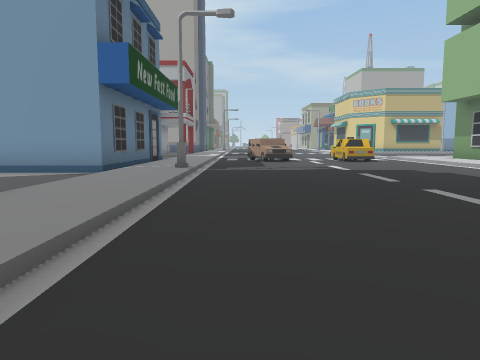
view 1 (above)

24 first-person views from a walk through a 3-D level made in the Unity game engine. The camera is 1.2 m above the floor, tilts 6° down and sees 70° across. The floor is counted in squares, 2 m on a side. Each view is taken from the middle of a square. On the plan, view 1 faces up. The plan holds only what a view shows up to about 10 squares ahead; the rest is blank. The place goes on beyond the plan. Some animated figures are left out.

view 2
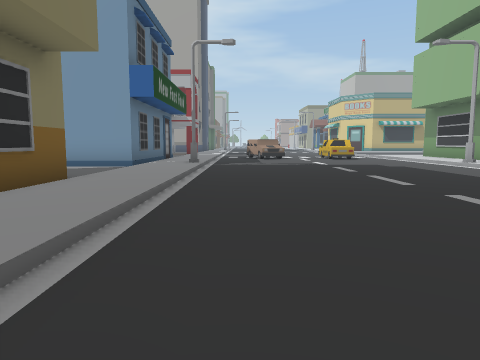

view 3
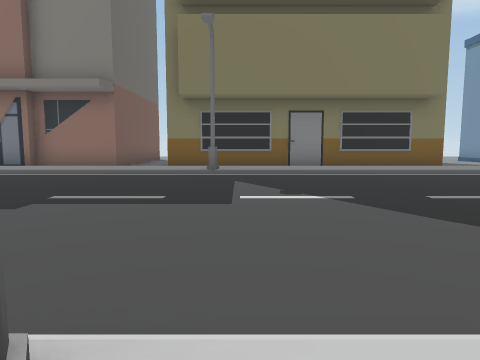

view 4
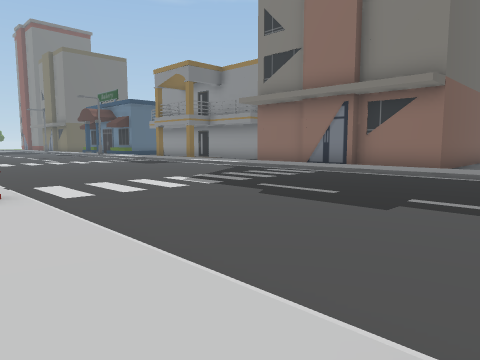

view 5
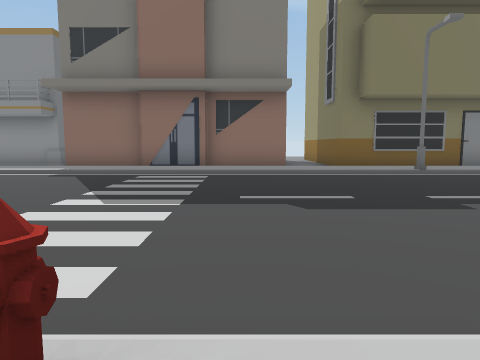

view 6
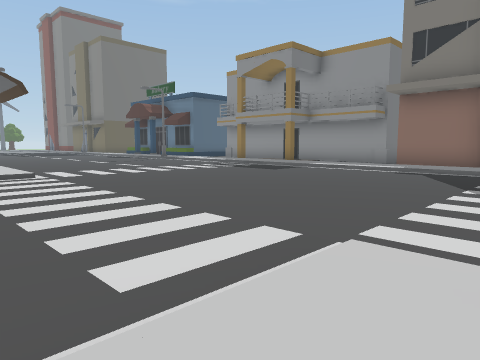

view 7
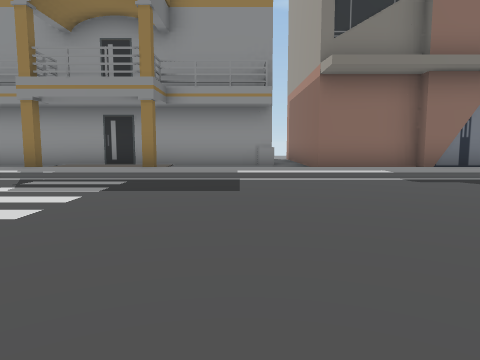

view 8
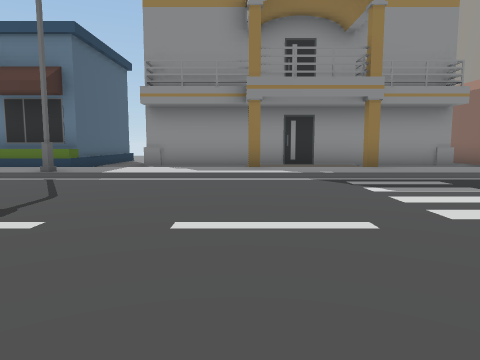

view 9
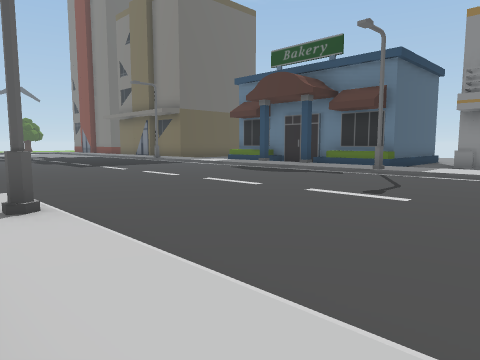

view 10
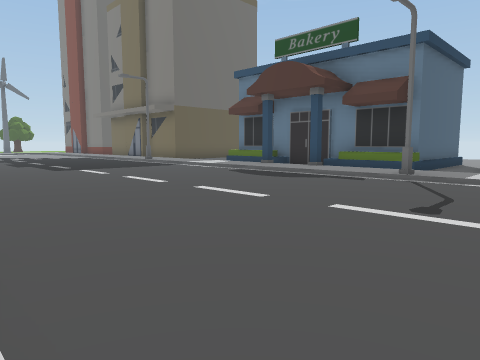

view 11
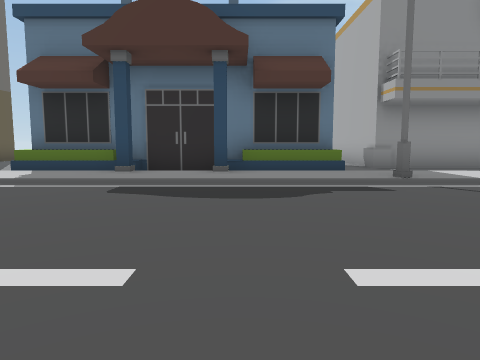

view 12
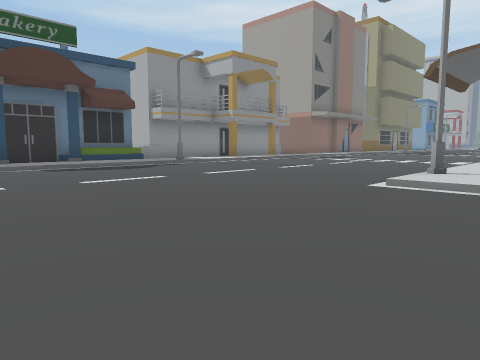

view 13
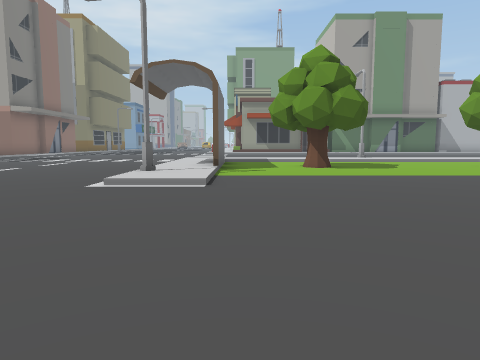

view 14
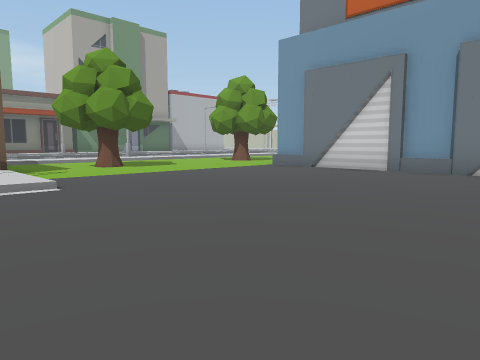

view 15
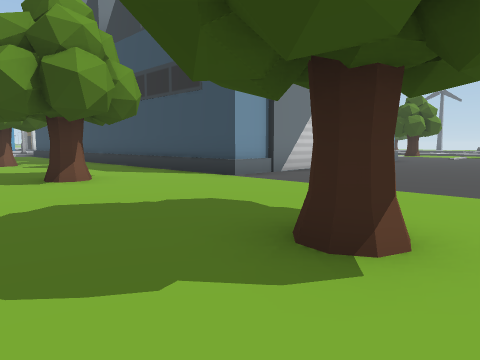

view 16
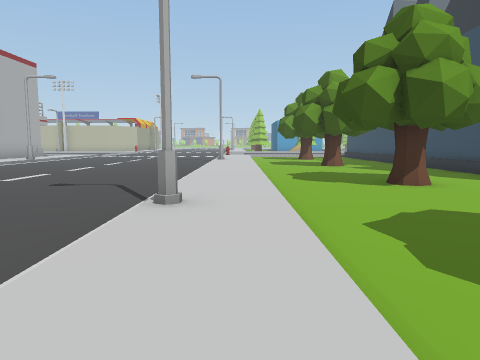

view 17
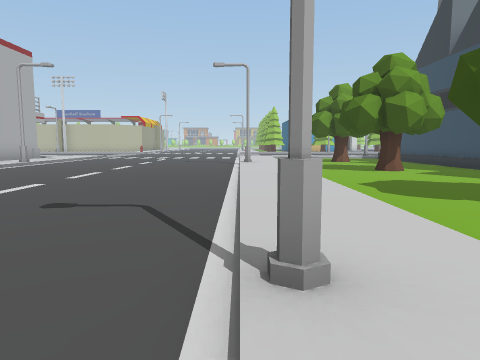

view 18
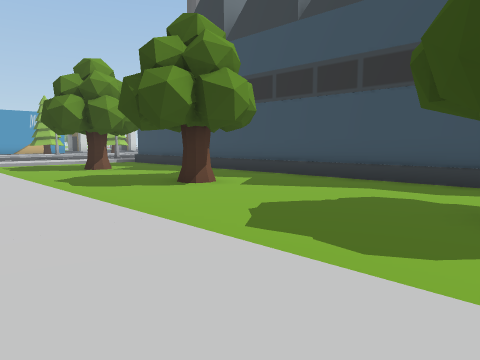

view 19
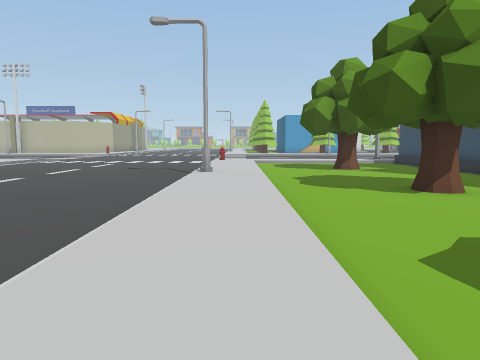

view 20
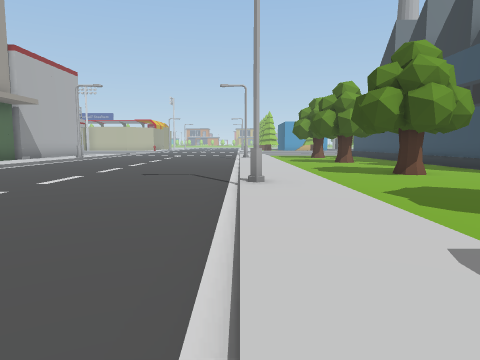

view 21
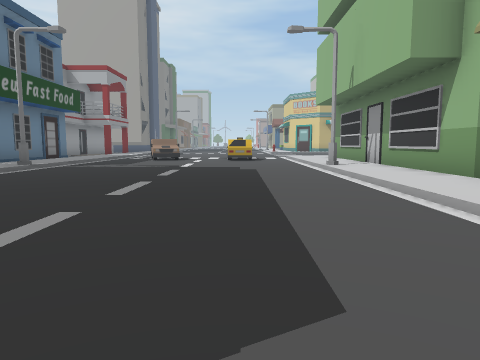

view 22
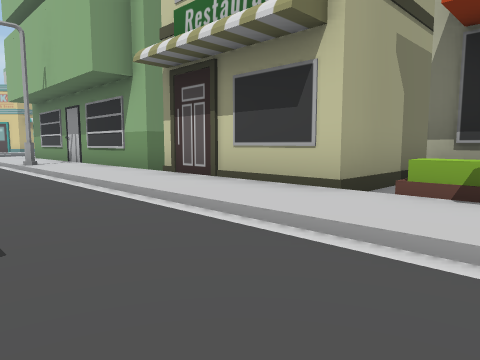

view 23
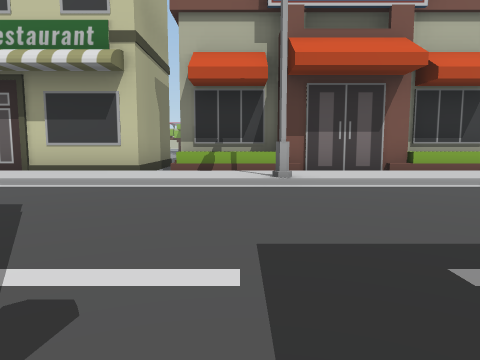

view 24
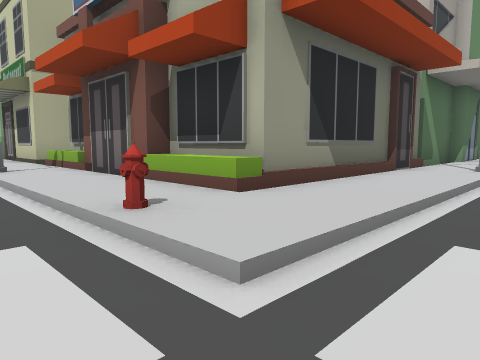

### Floor plan
Key: @ floor where view 1 was taken; # wall or solid block; . main floor; : floor 0.25 m higher than the main floor; / step, stairs or slope; O other object.
Columns run from 6 left of view 1 to 25 right of it. Each row starts with its distance up from view 1.
 10    O:/....../:O
  9    O:/....../:O
  8    O:/....../:O
  7  OOO:O......O:O
  6   ..:/....../:O
  5   ..:/....../:O
  4    O:/....../:
  3    O:/....../:O
  2    O:/....../:O
  1    O:/....../:O
  0    O:/@...../:OOO
 -1    O:/....../:OO
 -2    O:/....../:O
 -3    O:O......O:O
 -4    O:/....../:O
 -5  ...:/....../:O
 -6  OOO:/....../:O
 -7    O:/......O:OOOOOOOOOO
 -8    O:/....../::::::::::
 -9    O:/......///////O
-10    O:/.........      ... ...
-11    O:/.........     ........ ...
-12  OOO:/........    ..............
-13  #. :/........   ...............
-14  #. :/........ .................
-15  #. :/..........................
-16  #.#:/......///////O/////////O//
-17  #. :/....../ ::::::::::::::::::
-18  #. :/....../ ..................
-19  #.#:/....../:O.................
-20  #. :/....../:O.O....O....O....O
-21 ##. :/....../:..................
-22 ... :O......O:..................
-23 OOOO:/....../:......OOOOOOOOOOO
-24   OO:/......//......OO
-25   O //..............OO
-26   O :/..............OO
-27   O //..............O
-28    O:/..............O
-29    O:/ ......... ..

Where each view was taken, in squares from view 1:
view 1: 0 up, 0 right, facing up
view 2: 2 down, 0 right, facing up
view 3: 2 down, 7 right, facing left
view 4: 3 down, 7 right, facing down-left
view 5: 7 down, 7 right, facing left
view 6: 8 down, 8 right, facing down-left
view 7: 14 down, 5 right, facing left
view 8: 19 down, 5 right, facing left
view 9: 19 down, 7 right, facing down-left
view 10: 20 down, 6 right, facing down-left
view 11: 25 down, 4 right, facing left
view 12: 29 down, 8 right, facing up-left
view 13: 29 down, 8 right, facing up
view 14: 29 down, 6 right, facing up-right
view 15: 18 down, 9 right, facing down-right
view 16: 17 down, 9 right, facing right
view 17: 16 down, 11 right, facing right
view 18: 16 down, 15 right, facing down-right
view 19: 17 down, 15 right, facing right
view 20: 16 down, 7 right, facing right
view 21: 1 down, 4 right, facing up
view 22: 2 down, 4 right, facing up-right
view 23: 2 down, 1 right, facing right
view 24: 10 down, 5 right, facing up-right
